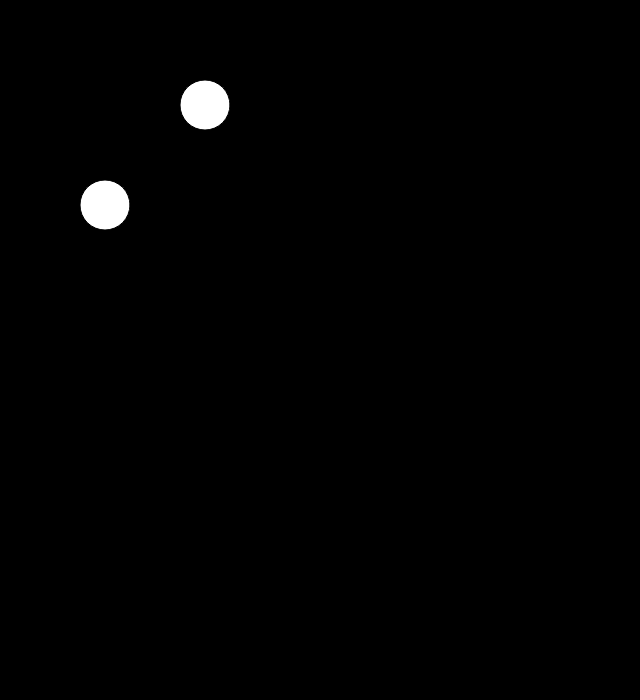
Frame 1 (no input)
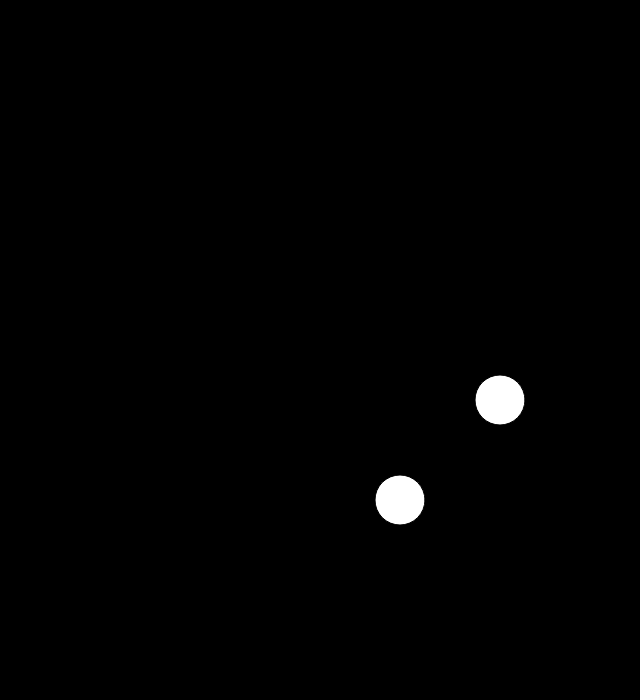
Frame 60 (no input)
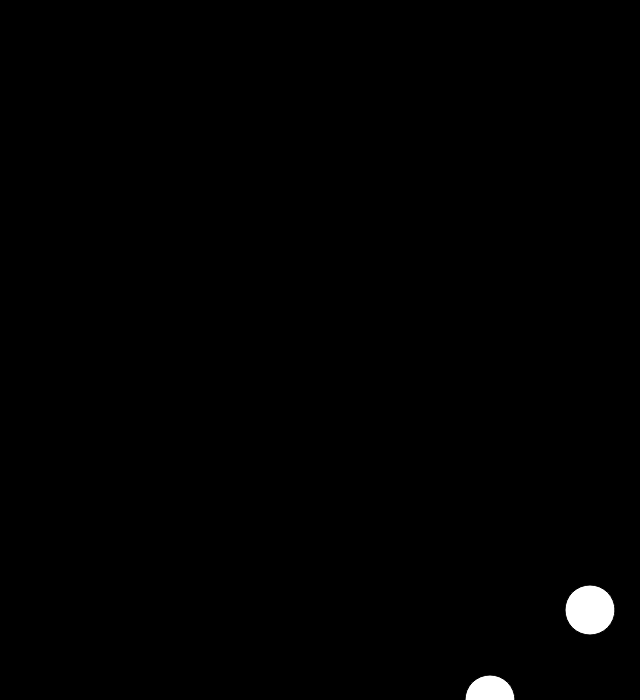
Frame 120 (the mouse pressed at the canvas centre since frame 60)

The p5.js sketch that drew these frames (run headless with seeded random() and noise() and a simulated clock; from frame 60 on, the mouse is pressed at the canvas centre):

// p5.js sketch
// ── sketch.js
//Ball Variables:

var ballX = 200;
var ballY = 100;
var ballSpeedX = 5;
var ballSpeedY = 5;
var ball1 = 100;
var ball2 = 200;
var ballSpeed1 = 5;
var ballSpeed2 = 5;

function setup() {
	createCanvas(640, 700);
}

function draw() {

	// Move balls
	ballX = ballX + ballSpeedX;
	ballY = ballY + ballSpeedY;
	ball1 = ball1 + ballSpeed1;
	ball2 = ball2 + ballSpeed2;

	// right
	if (ballX > width) {
		ballSpeedX = -ballSpeedX;
	}
	if (ball1 > width) {
		ballSpeed1 = -ballSpeed1;
	}

	// bottom
	if (ballY > height) {
		ballSpeedY = -ballSpeedY;
	}
	if (ball2 > height) {
		ballSpeed2 = -ballSpeed2;
	}

	// left
	if (ballX < 0) {
		ballSpeedX = -ballSpeedX;
	}
	if (ball1 < 0) {
		ballSpeed1 = -ballSpeed1;
	}

	// top
	if (ballY < 0) {
		ballSpeedY = -ballSpeedY;
	}
	if (ball2 < 0) {
		ballSpeed2 = -ballSpeed2;
	}

	//Draw Balls

	background(0);
	ellipse(ballX, ballY, 50, 50);
	ellipse(ball1, ball2, 50, 50);


}
